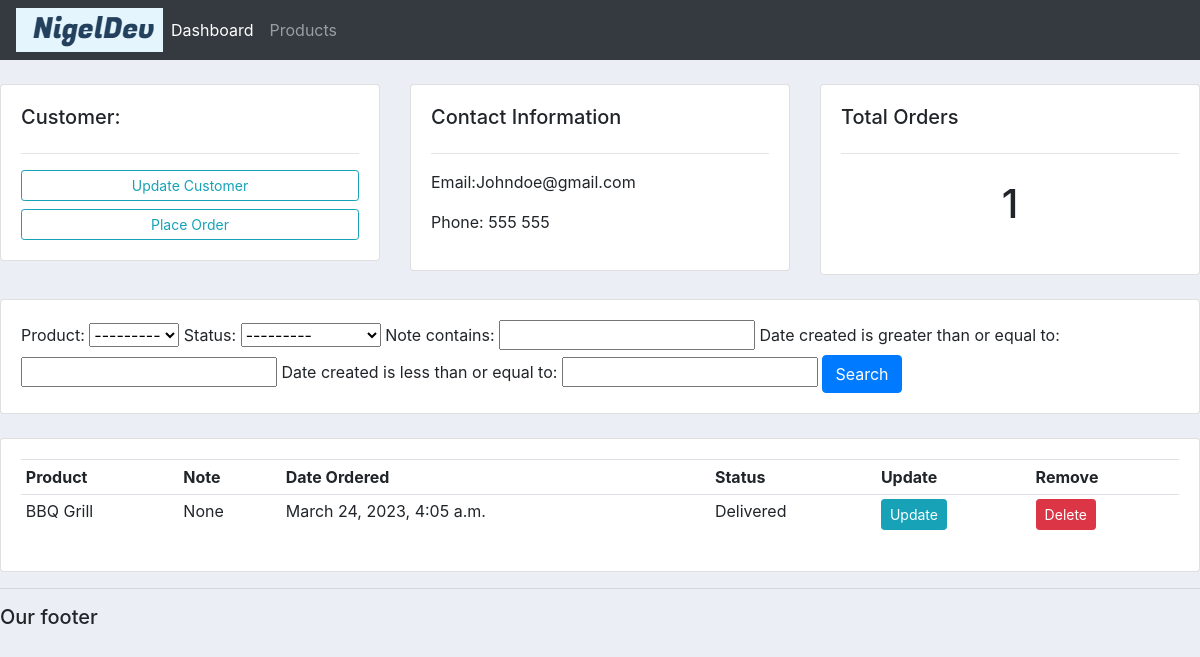
The app's page /customer/2/ with its own data.
### accounts/models.py (models this page shows, shortened)
class Customer(models.Model):
    name = models.CharField(max_length=200,null=True)
    phone = models.CharField(max_length=200,null=True)
    email = models.CharField(max_length=200,null=True)
    date_created = models.DateTimeField(auto_now_add=True)

class Order(models.Model):
    STATUS = (
        ('Pending', 'Pending'),
        ('Out for delivery', 'Out for delivery'),
        ('Delivered', 'Delivered'),
    )
    customer = models.ForeignKey(Customer,null=True,on_delete=models.SET_NULL)
    product = models.ForeignKey(Product,null=True,on_delete=models.SET_NULL)
    date_created = models.DateTimeField( auto_now_add=True, null=True)
    status = models.CharField(max_length=200,null=True,choices=STATUS)
    note = models.CharField(max_length=1000,null=True,choices=STATUS)

class Product(models.Model):
    CATEGORY = (
        ('Indoor', 'Indoor'),
        ('Out Door', 'Out Door'),
    )
    name = models.CharField(max_length=200,null=True)
    price = models.FloatField(null=True)
    category = models.CharField(max_length=200,null=True,choices=CATEGORY)
    description = models.CharField(max_length=200,null=True,blank=True)
    date_created = models.DateTimeField(auto_now_add=True)
    tags = models.ManyToManyField(Tag)
    def __str__(self):
        return self.name

### accounts/views.py (the view)
# urls.py: path('customer/<str:pk_test>/', views.customer,name="customer"),
def customer(request,pk_test):
    customer= Customer.objects.get(id=pk_test)
    orders = customer.order_set.all()
    order_count = orders.count()
    myFilter= OrderFilter(request.GET,queryset=orders)
    orders = myFilter.qs
    context = {'customer':customer,'orders':orders,'order_count':order_count,'myFilter':myFilter}
    return render(request,'accounts/customer.html',context)

### accounts/templates/accounts/customer.html
{% extends 'accounts/main.html' %}
{% block content %}
    <br>
<div class="row">
    <div class="col-md">
        <div class="card card-body">
            <h5>Customer:</h5>
            <hr>
            <a class="btn btn-outline-info btn-sm btn-block" href="">Update Customer</a>
            <a class="btn btn-outline-info btn-sm btn-block" href="{% url 'create_order' customer.id %}">Place Order</a>
        </div>
    </div>
    <div class="col-md">
        <div class="card card-body">
            <h5>Contact Information</h5>
            <hr>
            <p>Email:{{customer.email}} </p>
            <p>Phone: {{customer.phone}}</p>
        </div>
    </div>
    <div class="col-md">
        <div class="card card-body">
            <h5>Total Orders</h5>
            <hr>
            <h1 style="text-align: center; padding: 10px">{{order_count}}<h1>
        </div>
    </div>
</div>
<br>
<div class="row">
    <div class="col">
        <div class="card card-body">
            <form method="get">
                {{ myFilter.form }}
                <button class="btn btn-primary" type="submit">Search</button>
            </form>
        </div>
    </div>
</div>
<br>
<div class="row">
    <div class="col-md">
        <div class="card card-body">
            <table class="table table-sm">
                <tr>
                    <th>Product</th>
                    <th>Note</th>
                    <th>Date Ordered</th>
                    <th>Status</th>
                    <th>Update</th>
                    <th>Remove</th>
                </tr>
                {% for order in orders %}
                <tr>
                    <td>{{order.product}}</td>
                    <td>{{order.note}}</td>
                    <td>{{order.date_created}}</td>
                    <td>{{order.status}}</td>
                    <td><a class="btn btn-sm btn-info" href="{% url 'update_order' order.id %}">Update</a></td>
                    <td><a class="btn btn-sm btn-danger" href="{% url 'delete_order' order.id %}">Delete</a></td>
                {% endfor %}
            </table>
        </div>
    </div>
</div>
{% endblock content %}

### static/css/main.css (style rules this page uses)
body { background-color: #ebeff5; }

### records on screen
Customer: email "Johndoe@gmail.com", phone "555 555"
Order: product "BBQ Grill", note "None", date_created "March 24, 2023, 4:05 a.m.", status "Delivered"

### other values on screen
{{ order_count }} "1"
